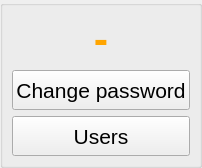
     <widget class="QWidget" name="tab_2">
      <attribute name="icon">
       <iconset resource="../../resources.qrc">
        <normaloff>:/PNG/IMG/user.png</normaloff>:/PNG/IMG/user.png</iconset>
      </attribute>
      <attribute name="title">
       <string>User</string>
      </attribute>
      <layout class="QGridLayout" name="gridLayout_5">
       <property name="leftMargin">
        <number>0</number>
       </property>
       <property name="topMargin">
        <number>0</number>
       </property>
       <property name="rightMargin">
        <number>0</number>
       </property>
       <property name="bottomMargin">
        <number>0</number>
       </property>
       <property name="spacing">
        <number>4</number>
       </property>
       <item row="0" column="0">
        <widget class="QGroupBox" name="groupBox_2">
         <property name="title">
          <string/>
         </property>
         <layout class="QGridLayout" name="gridLayout_9">
          <item row="0" column="0">
           <widget class="QLabel" name="label_current_user">
            <property name="font">
             <font>
              <pointsize>32</pointsize>
              <bold>true</bold>
             </font>
            </property>
            <property name="styleSheet">
             <string notr="true">color: orange;</string>
            </property>
            <property name="text">
             <string>-</string>
            </property>
            <property name="alignment">
             <set>Qt::AlignCenter</set>
            </property>
           </widget>
          </item>
          <item row="1" column="0">
           <layout class="QGridLayout" name="gridLayout_10">
            <item row="0" column="0">
             <widget class="QPushButton" name="pushButton_change_password">
              <property name="minimumSize">
               <size>
                <width>0</width>
                <height>40</height>
               </size>
              </property>
              <property name="maximumSize">
               <size>
                <width>300</width>
                <height>40</height>
               </size>
              </property>
              <property name="font">
               <font>
                <pointsize>16</pointsize>
               </font>
              </property>
              <property name="focusPolicy">
               <enum>Qt::ClickFocus</enum>
              </property>
              <property name="text">
               <string>Change password</string>
              </property>
              <property name="icon">
               <iconset resource="../../resources.qrc">
                <normaloff>:/PNG/IMG/password.png</normaloff>:/PNG/IMG/password.png</iconset>
              </property>
              <property name="iconSize">
               <size>
                <width>32</width>
                <height>32</height>
               </size>
              </property>
             </widget>
            </item>
            <item row="1" column="0">
             <widget class="QPushButton" name="pushButton_user_admin">
              <property name="minimumSize">
               <size>
                <width>0</width>
                <height>40</height>
               </size>
              </property>
              <property name="maximumSize">
               <size>
                <width>300</width>
                <height>40</height>
               </size>
              </property>
              <property name="font">
               <font>
                <pointsize>16</pointsize>
               </font>
              </property>
              <property name="focusPolicy">
               <enum>Qt::ClickFocus</enum>
              </property>
              <property name="text">
               <string>Users</string>
              </property>
              <property name="icon">
               <iconset resource="../../resources.qrc">
                <normaloff>:/PNG/IMG/user.png</normaloff>:/PNG/IMG/user.png</iconset>
              </property>
              <property name="iconSize">
               <size>
                <width>32</width>
                <height>32</height>
               </size>
              </property>
             </widget>
            </item>
           </layout>
          </item>
         </layout>
        </widget>
       </item>
      </layout>
     </widget>
